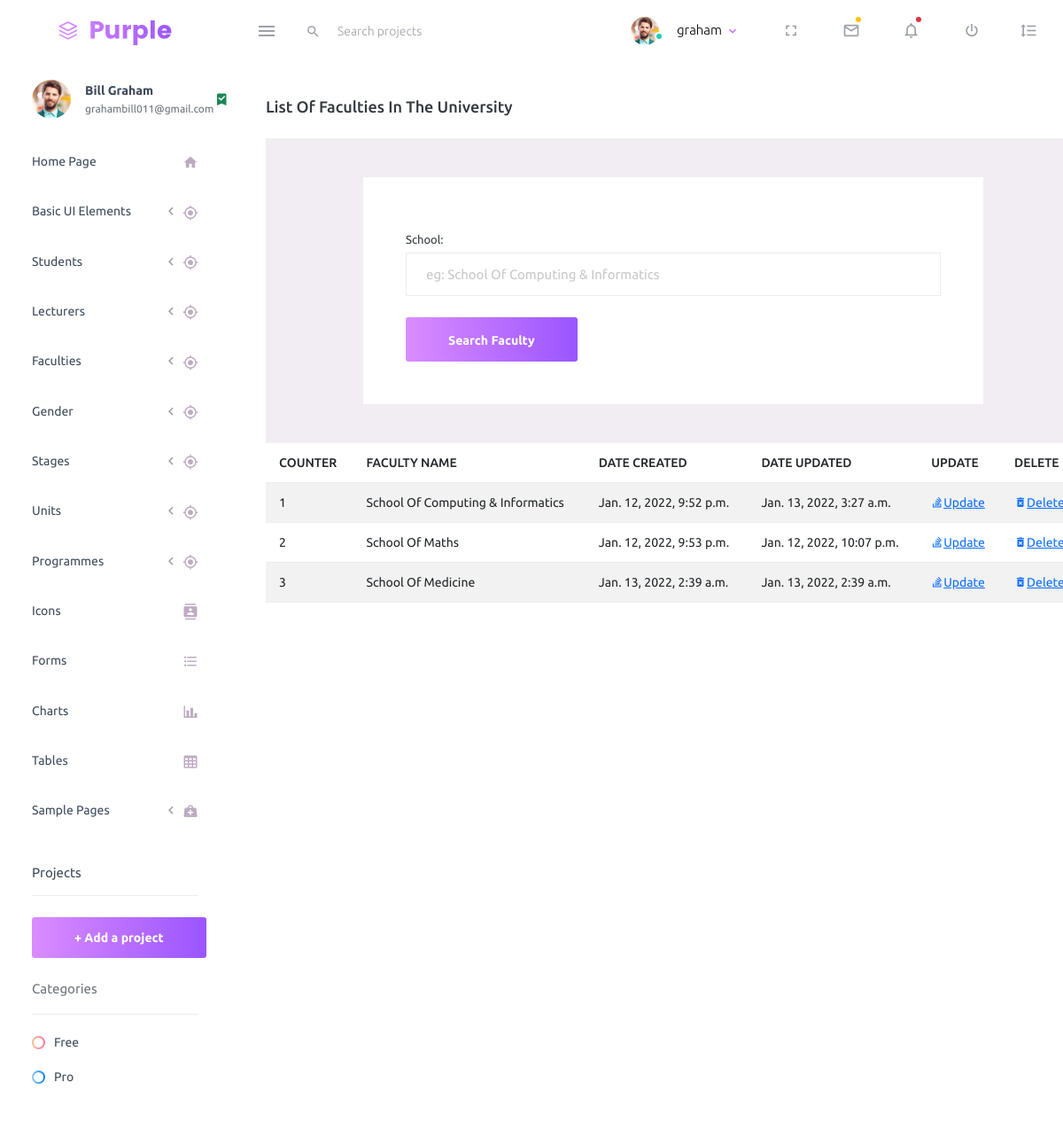
/school/list-faculty/ (signed in), run on the app's committed database.
### school/models.py (models this page shows, shortened)
class Faculty(models.Model):
    school=models.CharField(max_length=255, blank=True, null=True)
    date_created=models.DateTimeField(null=True, blank=True, auto_now_add=True)
    date_updated=models.DateTimeField(null=True, blank=True, auto_now=True)

### school/views.py (the view)
# urls.py: path('list-faculty/', views.ListFaculty, name='list-faculty'),
@login_required
def ListFaculty(request):
	title = 'List of Faculties In The University'
	form = FacultySearchForm(request.POST or None)
	queryset = Faculty.objects.all()
	context = {
		"title": title,
		"queryset": queryset,
	}
	if request.method == 'POST':
		queryset = Faculty.objects.filter(school__icontains=form['school'].value())
	context = {
	"form": form,
	"title": title,
	"queryset": queryset,
	}
	return render(request, "school/list-faculty.html", context)

### school/forms.py
class FacultySearchForm(forms.ModelForm):
    class Meta:
        model=Faculty
        fields=['school']
        widgets = {'school':forms.TextInput(attrs={'class':'form-control','placeholder':'eg: School Of Computing & Informatics'})}

### school/templates/school/list-faculty.html (shortened to what this page needs)
{% extends 'index2.html' %}
{% load static %}
{% block content %}
<div class="col-lg-10 grid-margin stretch-card">
    <div class="card">
      <div class="card-body">
        <h4 class="card-title">{{title}}</h4>
        <div class="content-wrapper d-flex align-items-center auth">
            <div class="row flex-grow">
              <div class="col-lg-10 mx-auto">
                <div class="auth-form-light text-left p-5">
                  <form class="pt-3" method="post" action="">
                      <fieldset>
                        {% for fm in form %}
                            <div class="form-group">
                                {{fm.label_tag}}
                                {{fm}}
                            </div>
                        {% endfor %}
                        <div class="mt-3">
                          <button class="btn btn-block btn-gradient-primary btn-lg font-weight-medium auth-form-btn" type="submit">Search Faculty</button>
                        </div>
                      </fieldset>
                  </form>
                </div>
              </div>
            </div>
          </div>
        <div class="col-lg-12 table-responsive fixed-table-body">
          <table class="table table-striped">
            <thead>
              <tr>
                <th> COUNTER </th>
                <th> FACULTY NAME </th>
                <th> DATE CREATED </th>
                <th> DATE UPDATED </th>
                <th> UPDATE </th>
                <th> DELETE </th>
              </tr>
            </thead>
            <tbody>
              {% for instance in queryset %}
              <tr>
                  <td class="py-1">{{forloop.counter}}</td>
                  <td>{{instance.school}}</td>
                  <td>{{instance.date_created}}</td>
                  <td>{{instance.date_updated}}</td>
                  <td><a class="mdi mdi-stack-overflow" href="{% url 'school:edit-faculty' instance.id%}">Update</a></td>
                  <td><a class="mdi mdi-delete-forever" href="{% url 'school:delete-faculty' instance.id%}">Delete</a></td>
              </tr>
              {% endfor %}
            </tbody>
          </table>
        </div>
      </div>
    </div>
  </div>
  {% endblock content %}

### school/templates/navbar.html (shortened to what this page needs)
      {% load static %}
      <nav class="navbar default-layout-navbar col-lg-12 col-12 p-0 fixed-top d-flex flex-row">
        <div class="text-center navbar-brand-wrapper d-flex align-items-center justify-content-center">
          <a class="navbar-brand brand-logo" href="/"><img src="{% static 'dash/assets/images/logo.svg' %}" alt="logo" /></a>
        </div>
        <div class="navbar-menu-wrapper d-flex align-items-stretch">
          <button class="navbar-toggler navbar-toggler align-self-center" type="button" data-toggle="minimize">
            <span class="mdi mdi-menu"></span>
          </button>
          <div class="search-field d-none d-md-block">
            <form class="d-flex align-items-center h-100" action="#">
              <div class="input-group">
                <div class="input-group-prepend bg-transparent">
                  <i class="input-group-text border-0 mdi mdi-magnify"></i>
                </div>
                <input type="text" class="form-control bg-transparent border-0" placeholder="Search projects">
              </div>
            </form>
          </div>
          <ul class="navbar-nav navbar-nav-right">
            <li class="nav-item nav-profile dropdown">
              <a class="nav-link dropdown-toggle" id="profileDropdown" href="#" data-bs-toggle="dropdown" aria-expanded="false">
                <div class="nav-profile-img">
                  <img src="{% static 'dash/assets/images/faces/face1.jpg' %}" alt="image">
                  <span class="availability-status online"></span>
                </div>
                <div class="nav-profile-text">
                  <p class="mb-1 text-black">{{request.user}}</p>
                </div>
              </a>
            </li>
            <li class="nav-item d-none d-lg-block full-screen-link">
              <a class="nav-link">
                <i class="mdi mdi-fullscreen" id="fullscreen-button"></i>
              </a>
            </li>
            <li class="nav-item dropdown">
              <a class="nav-link count-indicator dropdown-toggle" id="messageDropdown" href="#" data-bs-toggle="dropdown" aria-expanded="false">
                <i class="mdi mdi-email-outline"></i>
                <span class="count-symbol bg-warning"></span>
              </a>
            </li>
            <li class="nav-item dropdown">
              <a class="nav-link count-indicator dropdown-toggle" id="notificationDropdown" href="#" data-bs-toggle="dropdown">
                <i class="mdi mdi-bell-outline"></i>
                <span class="count-symbol bg-danger"></span>
              </a>
            </li>
            <li class="nav-item nav-logout d-none d-lg-block">
              <a class="nav-link" href="#">
                <i class="mdi mdi-power"></i>
              </a>
            </li>
            <li class="nav-item nav-settings d-none d-lg-block">
              <a class="nav-link" href="#">
                <i class="mdi mdi-format-line-spacing"></i>
              </a>
            </li>
          </ul>
        </div>
      </nav>

### school/templates/side_bar.html (shortened to what this page needs)
        {% load static %}
        <nav class="sidebar sidebar-offcanvas" id="sidebar">
            <ul class="nav">
              <li class="nav-item nav-profile">
                <a href="#" class="nav-link">
                  <div class="nav-profile-image">
                    <img src="{% static 'dash/assets/images/faces/face1.jpg' %}" alt="profile">
                  </div>
                  <div class="nav-profile-text d-flex flex-column">
                    <span class="font-weight-bold mb-2">{{request.user.first_name}} {{request.user.last_name}}</span>
                    <span class="text-secondary text-small">{{request.user.email}}</span>
                  </div>
                  <i class="mdi mdi-bookmark-check text-success nav-profile-badge"></i>
                </a>
              </li>
              <li class="nav-item">
                <a class="nav-link" href="{% url 'home' %}">
                  <span class="menu-title">Home Page</span>
                  <i class="mdi mdi-home menu-icon"></i>
                </a>
              </li>
              <li class="nav-item">
                <a class="nav-link" data-bs-toggle="collapse" href="#ui-basic" aria-expanded="false" aria-controls="ui-basic">
                  <span class="menu-title">Basic UI Elements</span>
                  <i class="menu-arrow"></i>
                  <i class="mdi mdi-crosshairs-gps menu-icon"></i>
                </a>
              </li>
              <li class="nav-item">
                <a class="nav-link" data-bs-toggle="collapse" href="#students" aria-expanded="false" aria-controls="ui-basic">
                  <span class="menu-title">Students</span>
                  <i class="menu-arrow"></i>
                  <i class="mdi mdi-crosshairs-gps menu-icon"></i>
                </a>
              </li>
              <li class="nav-item">
                <a class="nav-link" data-bs-toggle="collapse" href="#lecs" aria-expanded="false" aria-controls="ui-basic">
                  <span class="menu-title">Lecturers</span>
                  <i class="menu-arrow"></i>
                  <i class="mdi mdi-crosshairs-gps menu-icon"></i>
                </a>
              </li>
              <li class="nav-item">
                <a class="nav-link" data-bs-toggle="collapse" href="#faccs" aria-expanded="false" aria-controls="ui-basic">
                  <span class="menu-title">Faculties</span>
                  <i class="menu-arrow"></i>
                  <i class="mdi mdi-crosshairs-gps menu-icon"></i>
                </a>
              </li>
              <li class="nav-item">
                <a class="nav-link" data-bs-toggle="collapse" href="#gender" aria-expanded="false" aria-controls="ui-basic">
                  <span class="menu-title">Gender</span>
                  <i class="menu-arrow"></i>
                  <i class="mdi mdi-crosshairs-gps menu-icon"></i>
                </a>
              </li>
              <li class="nav-item">
                <a class="nav-link" data-bs-toggle="collapse" href="#stages" aria-expanded="false" aria-controls="ui-basic">
                  <span class="menu-title">Stages</span>
                  <i class="menu-arrow"></i>
                  <i class="mdi mdi-crosshairs-gps menu-icon"></i>
                </a>
              </li>
              <li class="nav-item">
                <a class="nav-link" data-bs-toggle="collapse" href="#units" aria-expanded="false" aria-controls="ui-basic">
                  <span class="menu-title">Units</span>
                  <i class="menu-arrow"></i>
                  <i class="mdi mdi-crosshairs-gps menu-icon"></i>
                </a>
              </li>
              <li class="nav-item">
                <a class="nav-link" data-bs-toggle="collapse" href="#programmes" aria-expanded="false" aria-controls="ui-basic">
                  <span class="menu-title">Programmes</span>
                  <i class="menu-arrow"></i>
                  <i class="mdi mdi-crosshairs-gps menu-icon"></i>
                </a>
              </li>
              <li class="nav-item">
                <a class="nav-link" href="{% static 'dash/pages/icons/mdi.html' %}">
                  <span class="menu-title">Icons</span>
                  <i class="mdi mdi-contacts menu-icon"></i>
                </a>
              </li>
              <li class="nav-item">
                <a class="nav-link" href="{% static 'dash/pages/forms/basic_elements.html' %}">
                  <span class="menu-title">Forms</span>
                  <i class="mdi mdi-format-list-bulleted menu-icon"></i>
                </a>
              </li>
              <li class="nav-item">
                <a class="nav-link" href="{% static 'dash/pages/charts/chartjs.html' %}">
                  <span class="menu-title">Charts</span>
                  <i class="mdi mdi-chart-bar menu-icon"></i>
                </a>
              </li>
              <li class="nav-item">
                <a class="nav-link" href="{% static 'dash/pages/tables/basic-table.html' %}">
                  <span class="menu-title">Tables</span>
                  <i class="mdi mdi-table-large menu-icon"></i>
                </a>
              </li>
              <li class="nav-item">
                <a class="nav-link" data-bs-toggle="collapse" href="#general-pages" aria-expanded="false" aria-controls="general-pages">
                  <span class="menu-title">Sample Pages</span>
                  <i class="menu-arrow"></i>
                  <i class="mdi mdi-medical-bag menu-icon"></i>
                </a>
              </li>
              <li class="nav-item sidebar-actions">
                <span class="nav-link">
                  <div class="border-bottom">
                    <h6 class="font-weight-normal mb-3">Projects</h6>
                  </div>
                  <button class="btn btn-block btn-lg btn-gradient-primary mt-4">+ Add a project</button>
                  <div class="mt-4">
                    <div class="border-bottom">
                      <p class="text-secondary">Categories</p>
                    </div>
                    <ul class="gradient-bullet-list mt-4">
                      <li>Free</li>
                      <li>Pro</li>
                    </ul>
                  </div>
                </span>
              </li>
            </ul>
          </nav>

### data on the page
Faculty: school "School Of Computing & Informatics", date_created "Jan. 12, 2022, 9:52 p.m.", date_updated "Jan. 13, 2022, 3:27 a.m."
Faculty: school "School Of Maths", date_created "Jan. 12, 2022, 9:53 p.m.", date_updated "Jan. 12, 2022, 10:07 p.m."
Faculty: school "School Of Medicine", date_created "Jan. 13, 2022, 2:39 a.m.", date_updated "Jan. 13, 2022, 2:39 a.m."

### other printed values
{{ request.user }} "graham"
{{ request.user.first_name }} "Bill"
{{ request.user.last_name }} "Graham"
{{ request.user.email }} "grahambill011@gmail.com"
{{ title }} "List Of Faculties In The University"
{{ fm.label_tag }} "School:"
